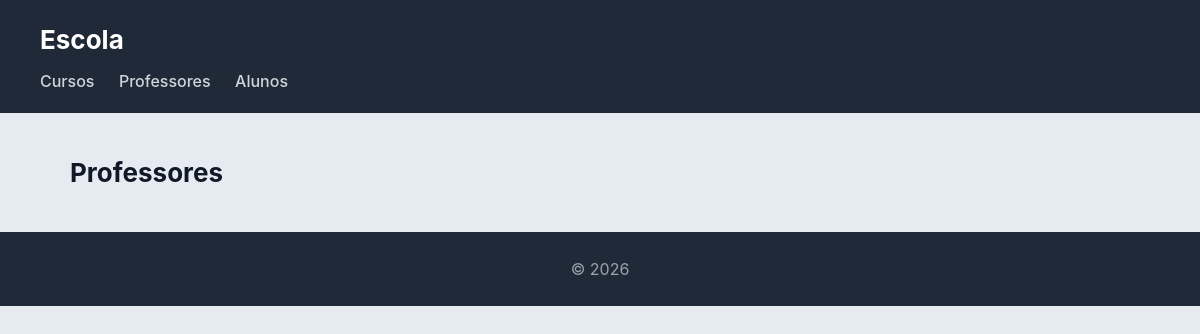
/escola/professores/, run on an earlier commit of the app's database.
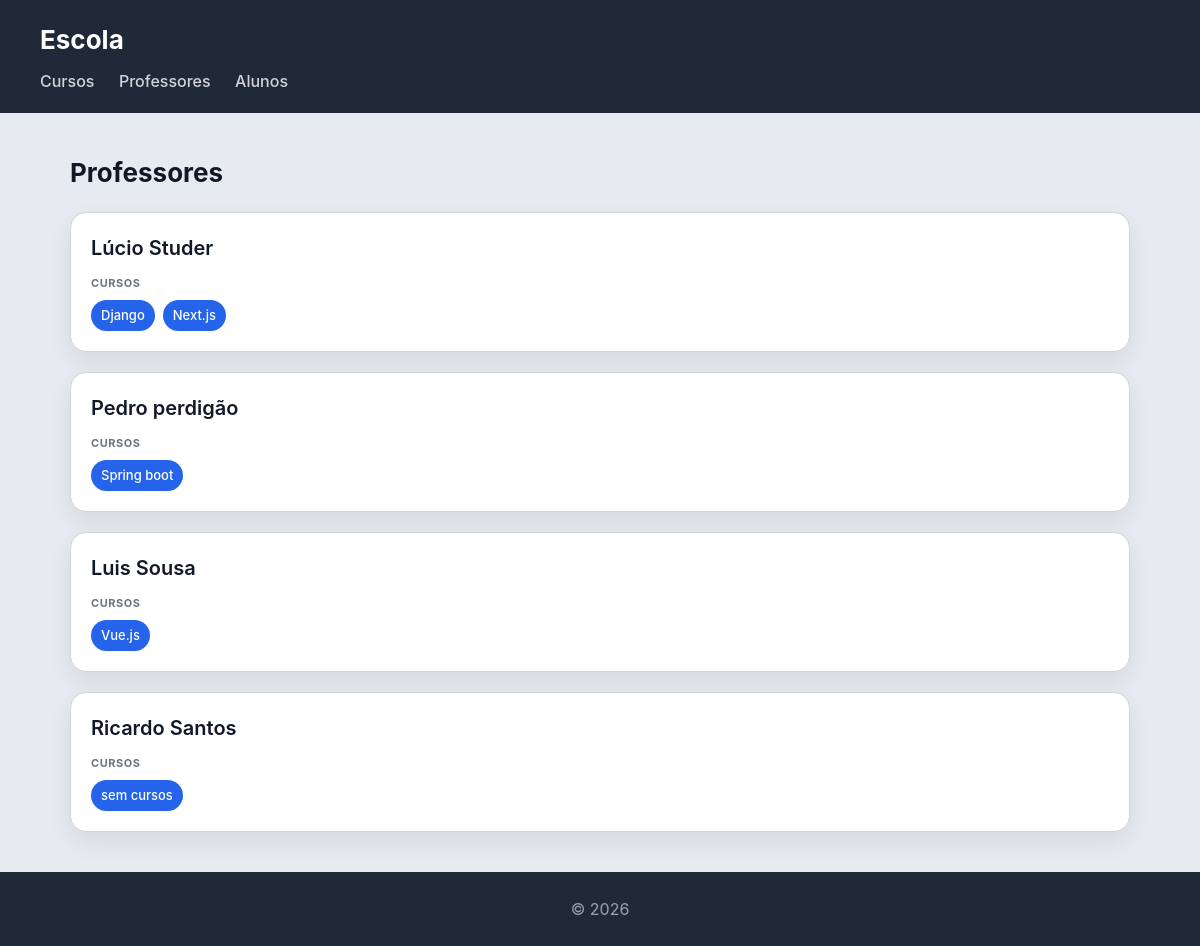
And on a later commit of the database.
### escola/models.py (models this page shows, shortened)
class Professor(models.Model):
    nome = models.CharField(max_length=100)
    email = models.EmailField()

class Curso(models.Model):
    nome = models.CharField(max_length=100)
    imagem = models.ImageField(upload_to='cursos/')
    professor = models.ForeignKey(Professor, on_delete=models.CASCADE, related_name='cursos')
    alunos = models.ManyToManyField(Aluno, related_name='cursos')

### escola/views.py (the view)
# urls.py: path('escola/', views.professores_view, name='professores'),
def professores_view(request):
    professores = Professor.objects \
                .prefetch_related('cursos') \
                .all()
    return render(request, 'escola/professores.html', {'professores': professores})

### escola/templates/escola/professores.html
{% extends "escola/base.html" %}
{% block content %}
<h2>Professores</h2>
<section>
    {% for professor in professores %}
    <article>
        <header>
            <h3>{{ professor.nome }}</h3>
        </header>
        <section>
            <h4>Cursos</h4>
            <ul>
                {% for curso in professor.cursos.all %}
                    <li>{{ curso.nome }}</li>
                {% empty %}
                    <li>sem cursos</li>
                {% endfor %}
            </ul>
        </section>
    </article>
    {% endfor %}
</section>
{% endblock %}

What changed in the data, as far as the page shows it:
added Professor: nome "Lúcio Studer"
added Curso: nome "Django", shown under "Lúcio Studer"
added Curso: nome "Next.js", shown under "Lúcio Studer"
added Professor: nome "Pedro perdigão"
added Curso: nome "Spring boot", shown under "Pedro perdigão"
added Professor: nome "Luis Sousa"
added Curso: nome "Vue.js", shown under "Luis Sousa"
added Professor: nome "Ricardo Santos"
